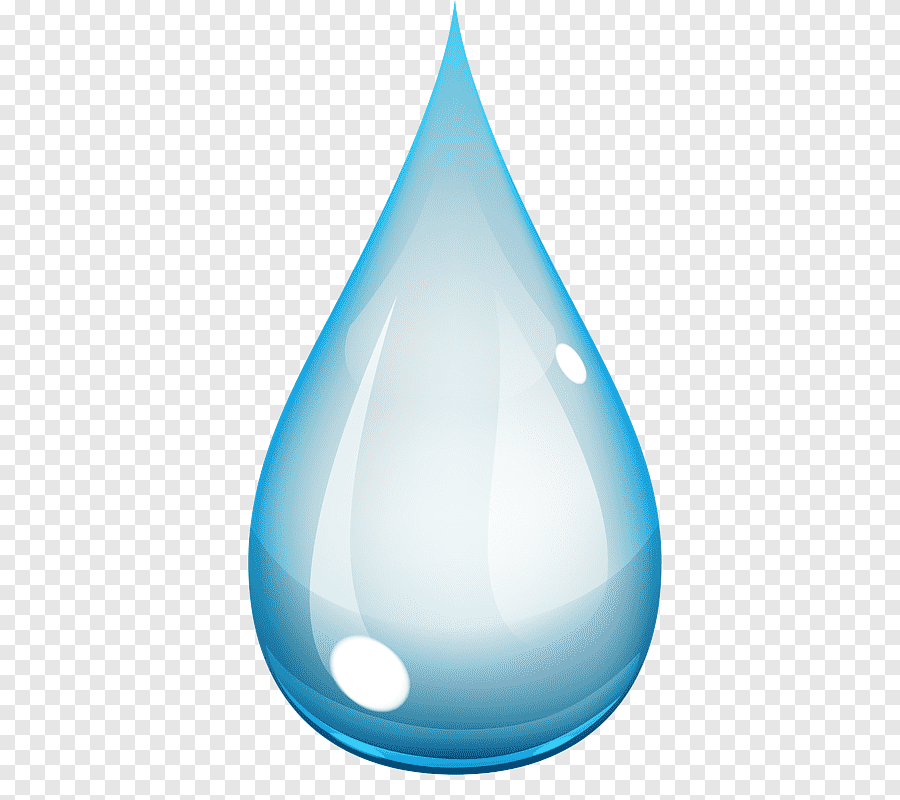
#> input picture drop.png, 900 x 800 px
$ python image.py
#> lines starting #> are read from the running program, lines starting #| are printed output that depends on the picture
import cv2

img = cv2.imread("drop.png", 0)
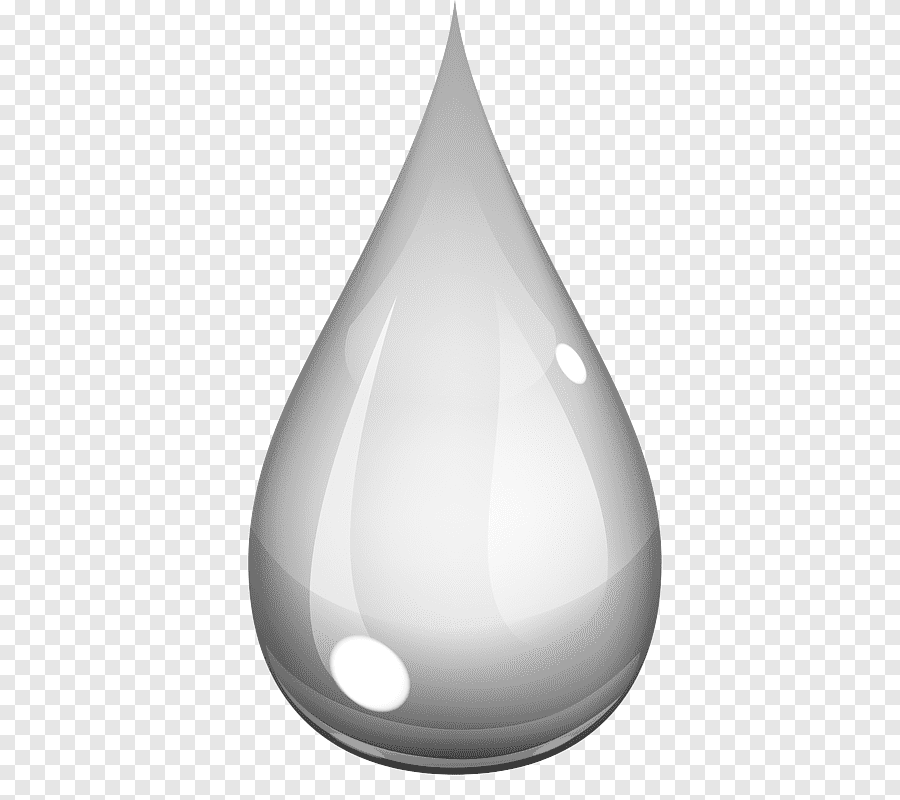
#> img: shape (800, 900); min 58, max 255, mean 229.9
print(img)
#> (printed output is left out)
cv2.imshow('rain_drop',img)

key = cv2.waitKey(0) & 0xFF
#> (key q is pressed here)

if key == ord('q'):
    cv2.destroyAllWindows()
elif key == ord('s'):
    cv2.imwrite('drop_copy.png', img)
